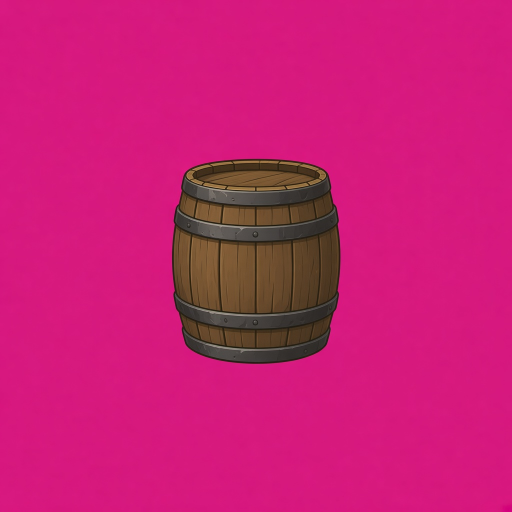
#> input picture art/barrel.jpg, 1024 x 1024 px (shown at 1/2 size); its folder holds only this picture in this run
$ python optimize-assets.py
#> lines starting #> are read from the running program, lines starting #| are printed output that depends on the picture; after the words box and inside, x2 and y2 are one past the last pixel; in counts of white or black regions, pixels touching at a corner belong together
#!/usr/bin/env python3
"""Собирает игровые ассеты из исходников art/ в assets/.

Исходники — картинки 1024×1024 на пурпурном фоне и музыка в OGG/MP3. Раньше фон вырезался в браузере
при каждом запуске забега, а игрок качал 37 МБ. Здесь то же самое делается один раз:

- спрайт: фон вырезается тем же правилом, что `keySprite` в src/modules/room/game/sprite-key.ts,
  пустые поля обрезаются (как `trimmed` в sprites.ts), картинка уменьшается и пишется в WebP
  с прозрачностью;
- текстуры пола и стен, экран меню и загрузки: только WebP без прозрачности;
- музыка: MP3 112 кбит/с. OGG Vorbis не декодируется в Safari на старых iOS.

Запуск: `npm run assets` (нужны Python 3 с Pillow и numpy, ffmpeg с libmp3lame).
Новый спрайт кладётся в art/ на пурпурном фоне, затем скрипт запускается снова.
"""

from __future__ import annotations

import shutil
import subprocess
import sys
from dataclasses import dataclass
from pathlib import Path

import numpy as np
from PIL import Image

ROOT = Path(__file__).resolve().parent.parent
SRC = ROOT / "art"
OUT = ROOT / "assets"

# Пороги совпадают с sprite-key.ts: ближе KEY_SOLID — фон, дальше KEY_EDGE — фигура, между — тающий край.
KEY_SOLID = 60
KEY_EDGE = 120
# Порог прозрачности при обрезке полей, как в trimmed() из sprites.ts.
TRIM_ALPHA = 24
WEBP_QUALITY = 82


@dataclass(frozen=True)
class Rule:
    """Как готовить картинку: вырезать фон, обрезать поля, до какой стороны уменьшить."""

    key: bool
    trim: bool
    max_side: int


# Герой, меч в руке и запасной монстр рисуются целым кадром: их поля задают посадку фигуры в клетке.
# Пути от art/.
FULL_FRAME = {"hero-rogue.jpg", "sword.jpg", "monster.jpg"}
# Плоские картинки без прозрачности: текстуры и экраны.
OPAQUE = {"dungeon-floor.jpg", "dungeon-wall.jpg", "wood-floor.jpg", "menu-depart.jpg", "loading-castle.jpg"}
# Иконки в интерфейсе мельче фигур на поле.
ICON_DIRS = {"items", "abilities", "status"}


def rule_for(path: Path) -> Rule:
    rel = path.relative_to(SRC)
    # Путь, не имя: sword.jpg в корне — меч в руке целым кадром, weapons/sword.jpg — обрезанная иконка.
    name = rel.as_posix()
    if name in OPAQUE:
        return Rule(key=False, trim=False, max_side=1280)
    if name in FULL_FRAME:
        return Rule(key=True, trim=False, max_side=512)
    if path.suffix.lower() == ".png":
        # Уже с прозрачностью (горсть золота): вырезать нечего, поля обрезаются.
        return Rule(key=False, trim=True, max_side=256)
    if rel.parts[0] in ICON_DIRS:
        return Rule(key=True, trim=True, max_side=320)
    return Rule(key=True, trim=True, max_side=448)


def key_sprite(rgba: np.ndarray) -> np.ndarray:
    """Порт keySprite: фон по цвету левого верхнего пикселя, край тает, розовый отлив снимается."""
    out = rgba.astype(np.float64)
    key = out[0, 0, :3]
    r, g, b = out[..., 0], out[..., 1], out[..., 2]
    dist = np.sqrt((r - key[0]) ** 2 + (g - key[1]) ** 2 + (b - key[2]) ** 2)
    alpha = out[..., 3]
    solid = dist < KEY_SOLID
    edge = (dist >= KEY_SOLID) & (dist < KEY_EDGE)
    alpha[solid] = 0
    alpha[edge] = np.round((dist[edge] - KEY_SOLID) / (KEY_EDGE - KEY_SOLID) * 255)
    spill = np.minimum(r, b) - g
    fix = edge & (spill > 0)
    r[fix] -= spill[fix]
    b[fix] -= spill[fix]
    return np.clip(np.round(out), 0, 255).astype(np.uint8)


def trim(rgba: np.ndarray) -> np.ndarray:
    mask = rgba[..., 3] >= TRIM_ALPHA
    if not mask.any():
        return rgba
    rows = np.flatnonzero(mask.any(axis=1))
    cols = np.flatnonzero(mask.any(axis=0))
    return rgba[rows[0] : rows[-1] + 1, cols[0] : cols[-1] + 1]


def shrink(image: Image.Image, max_side: int) -> Image.Image:
    side = max(image.size)
    if side <= max_side:
        return image
    scale = max_side / side
    size = (max(1, round(image.width * scale)), max(1, round(image.height * scale)))
    if image.mode == "RGBA":
        # Уменьшение с домноженной альфой: иначе по краям фигуры проступает вырезанный пурпур.
        return image.convert("RGBa").resize(size, Image.Resampling.LANCZOS).convert("RGBA")
    return image.resize(size, Image.Resampling.LANCZOS)


def kept_share(rgba: np.ndarray) -> float:
    return float((rgba[..., 3] > 0).mean())


def build_image(src: Path) -> tuple[Path, float | None]:
    rule = rule_for(src)
    dest = (OUT / src.relative_to(SRC)).with_suffix(".webp")
    dest.parent.mkdir(parents=True, exist_ok=True)
    with Image.open(src) as opened:
        if not rule.key and not rule.trim:
            image = shrink(opened.convert("RGB"), rule.max_side)
            image.save(dest, "WEBP", quality=WEBP_QUALITY, method=4)
            return dest, None
        rgba = np.asarray(opened.convert("RGBA"))
    share = None
    if rule.key:
        rgba = key_sprite(rgba)
        share = kept_share(rgba)
    if rule.trim:
        rgba = trim(rgba)
    image = shrink(Image.fromarray(rgba, "RGBA"), rule.max_side)
    image.save(dest, "WEBP", quality=WEBP_QUALITY, method=4, exact=False)
    return dest, share


def build_music(src: Path) -> Path:
    dest = (OUT / src.relative_to(SRC)).with_suffix(".mp3")
    dest.parent.mkdir(parents=True, exist_ok=True)
    subprocess.run(
        ["ffmpeg", "-loglevel", "error", "-y", "-i", str(src), "-vn", "-codec:a", "libmp3lame", "-b:a", "112k", str(dest)],
        check=True,
    )
    return dest


def main() -> int:
    if not SRC.is_dir():
        print(f"нет исходников: {SRC}", file=sys.stderr)
        return 1
    images = sorted(p for p in SRC.rglob("*") if p.suffix.lower() in {".jpg", ".jpeg", ".png"})
    music = sorted(p for p in (SRC / "music").glob("*") if p.suffix.lower() in {".ogg", ".mp3", ".wav"})

    # Старые результаты удаляются, чтобы переименованный исходник не оставил сироту.
    for old in OUT.rglob("*.webp"):
        old.unlink()
    music_out = OUT / "music"
    if music_out.is_dir():
        shutil.rmtree(music_out)

    lost: list[str] = []
    for src in images:
        dest, share = build_image(src)
#> in build_image, opened is the input picture: PIL image 1024x1024 RGB; mean R, G, B 200.1, 29.7, 116.7
#> in key_sprite, `key = out[0, 0, :3]`: key = [217, 26, 130]
#> in key_sprite, `r, g, b = out[..., 0], out[..., 1], out[..., 2]`:
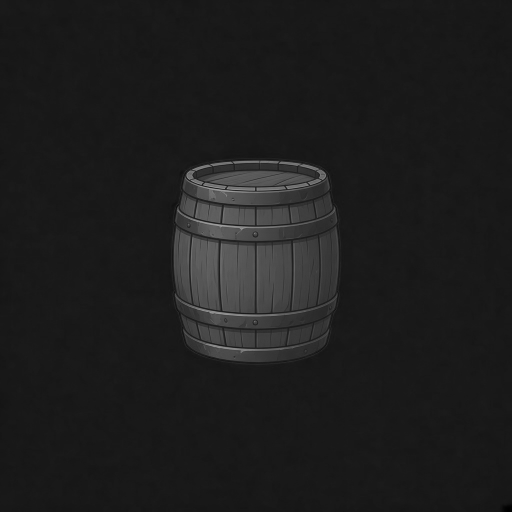
#> g: shape (1024, 1024) float64 (shown at 1/2 size); min 0, max 173, mean 29.7
#> in key_sprite, `alpha = out[..., 3]`: alpha: shape (1024, 1024) float64; every value is 255
#> in key_sprite, `solid = dist < KEY_SOLID`:
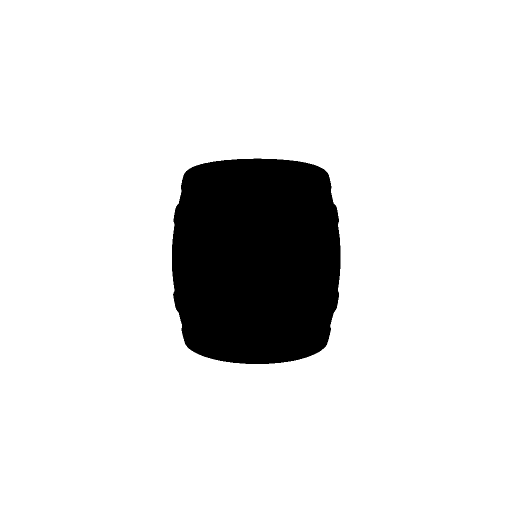
#> solid: shape (1024, 1024) bool (shown at 1/2 size); 88.2% white; 1 black region, box (x1, y1, x2, y2) and area: (344, 317, 681, 728) 123987
#> in key_sprite, `edge = (dist >= KEY_SOLID) & (dist < KEY_EDGE)`: edge: shape (1024, 1024) bool; 0.06% white in thin lines or dots, all inside (x1, y1, x2, y2) = (344, 317, 681, 728)
#> in key_sprite, `alpha[edge] = np.round((dist[edge] - KEY_SOLID) / (KEY_EDGE - KEY_SOLI..`:
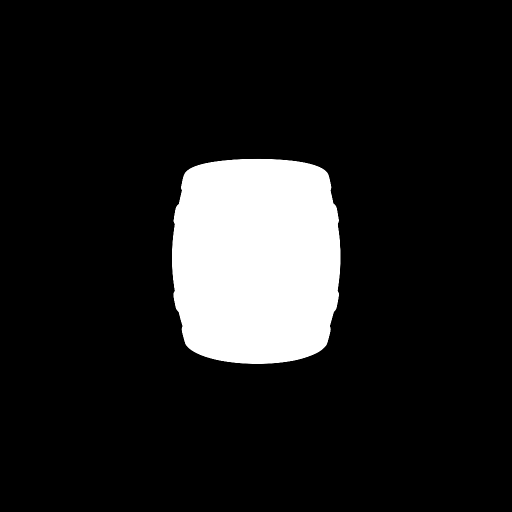
#> alpha: shape (1024, 1024) float64 (shown at 1/2 size); min 0, max 255, mean 30.1
#> in key_sprite, `r[fix] -= spill[fix]`:
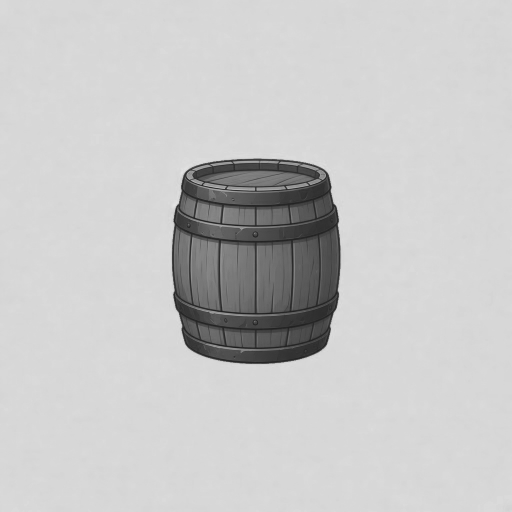
#> r: shape (1024, 1024) float64 (shown at 1/2 size); min 17, max 231, mean 200.1
#> in key_sprite, `b[fix] -= spill[fix]`:
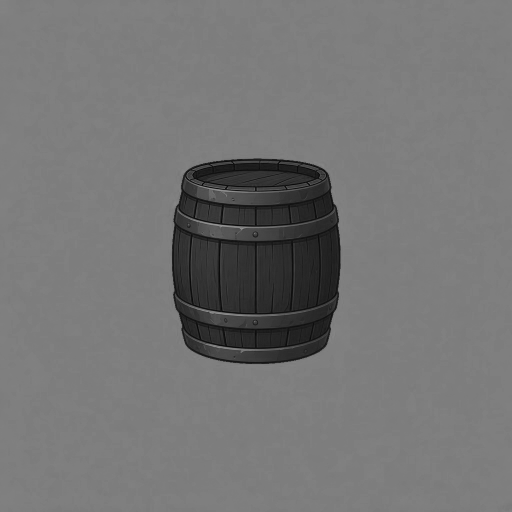
#> b: shape (1024, 1024) float64 (shown at 1/2 size); min 0, max 160, mean 116.6
#> in key_sprite, `return np.clip(np.round(out), 0, 255).astype(np.uint8)`:
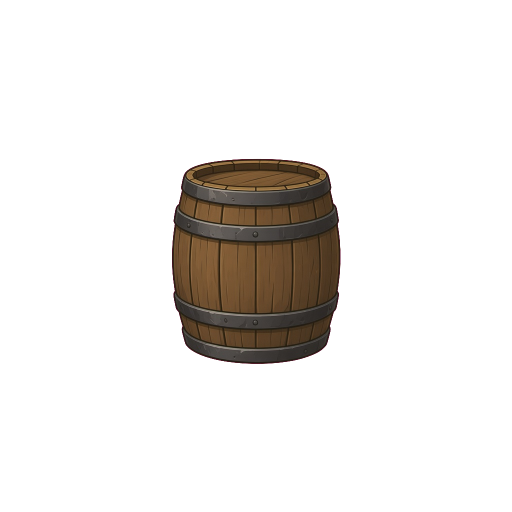
#> returned value: shape (1024, 1024, 4) (shown at 1/2 size); mean of channels 0, 1, 2, 3 200.1, 29.7, 116.6, 30.1; transparent parts drawn white
#> in build_image, `share = kept_share(rgba)`: share = 0.118
#> in trim, `mask = rgba[..., 3] >= TRIM_ALPHA`: mask: shape (1024, 1024) bool; 11.8% white; 1 white region, box (x1, y1, x2, y2) and area: (344, 318, 681, 728) 123900
#> in trim, `rows = np.flatnonzero(mask.any(axis=1))`: rows = 410 values from 318 to 727
#> in trim, `cols = np.flatnonzero(mask.any(axis=0))`: cols = 337 values from 344 to 680
#> in trim, `return rgba[rows[0] : rows[-1] + 1, cols[0] : cols[-1] + 1]`:
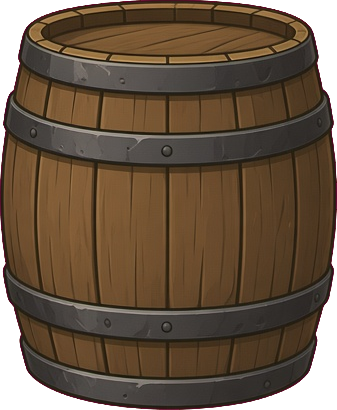
#> returned value: shape (410, 337, 4); mean of channels 0, 1, 2, 3 101.1, 63.2, 55.1, 228.2; transparent parts drawn white
#> share = 0.118
        # Фигура, которая почти целиком ушла вместе с фоном, значит неверный цвет ключа в углу.
        if share is not None and share < 0.01:
            lost.append(f"{src.relative_to(SRC)} (осталось {share:.1%})")
        print(f"{src.relative_to(SRC)} → {dest.relative_to(ROOT)} {dest.stat().st_size // 1024} КБ")
#| barrel.jpg → assets/barrel.webp 16 КБ
    for src in music:
        dest = build_music(src)
        print(f"{src.relative_to(SRC)} → {dest.relative_to(ROOT)} {dest.stat().st_size // 1024} КБ")

    if lost:
        print("Фон съел фигуру:", *lost, sep="\n  ", file=sys.stderr)
        return 1
    return 0


if __name__ == "__main__":
    sys.exit(main())
#> (the program exits here)

$ run again, on art/cobweb.jpg
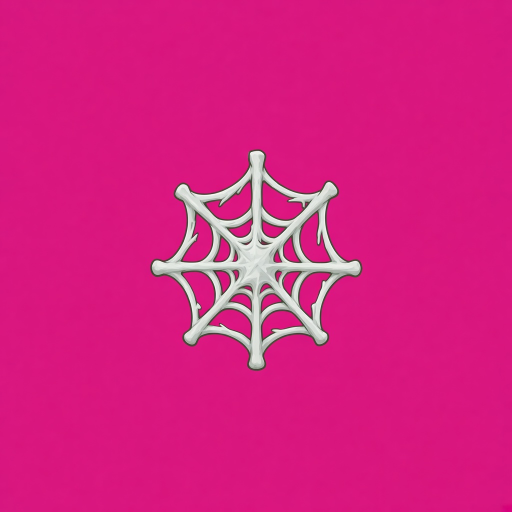
#> input picture art/cobweb.jpg, 1024 x 1024 px (shown at 1/2 size)
#> in build_image, opened is the input picture: PIL image 1024x1024 RGB; mean R, G, B 214.8, 32.6, 129.4
#> key = [216, 24, 127]
#> in key_sprite, `solid = dist < KEY_SOLID`:
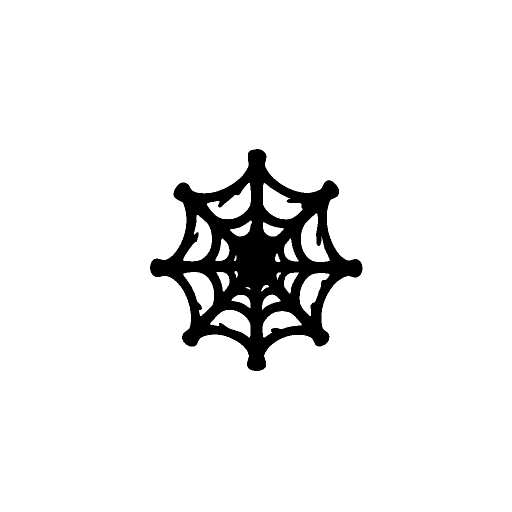
#> solid: shape (1024, 1024) bool (shown at 1/2 size); 93.2% white; 1 black region, box (x1, y1, x2, y2) and area: (300, 298, 725, 742) 71652
#> edge: shape (1024, 1024) bool; 0.41% white in thin lines or dots, all inside (x1, y1, x2, y2) = (300, 298, 725, 742)
#> in build_image, `share = kept_share(rgba)`: share = 0.0683
#> mask: shape (1024, 1024) bool; 6.8% white; 1 white region, box (x1, y1, x2, y2) and area: (300, 298, 725, 742) 71217
#> rows = 444 values from 298 to 741
#> cols = 425 values from 300 to 724
#> in trim, `return rgba[rows[0] : rows[-1] + 1, cols[0] : cols[-1] + 1]`:
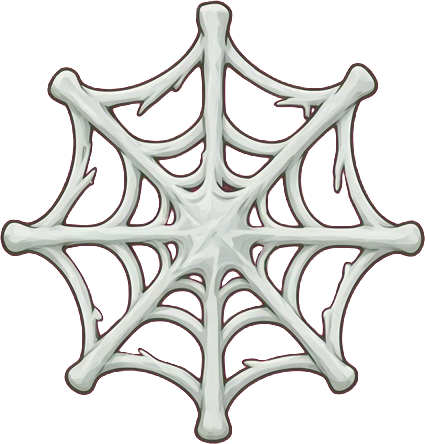
#> returned value: shape (444, 425, 4); mean of channels 0, 1, 2, 3 201.7, 80.3, 142.3, 94.1; transparent parts drawn white
#> in main, `dest, share = build_image(src)`: share = 0.0683
#| cobweb.jpg → assets/cobweb.webp 31 КБ

$ run again, on art/blood.jpg
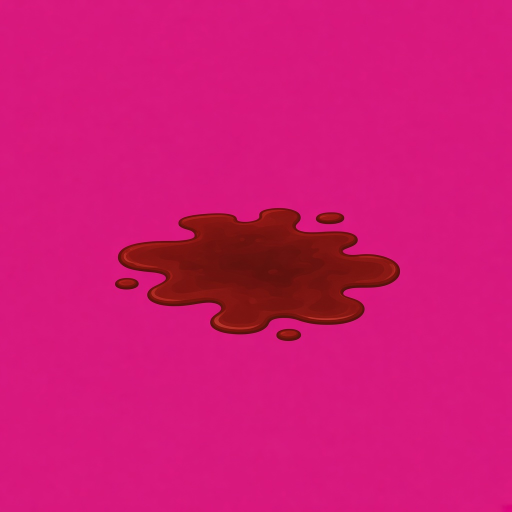
#> input picture art/blood.jpg, 1024 x 1024 px (shown at 1/2 size)
#> in build_image, opened is the input picture: PIL image 1024x1024 RGB; mean R, G, B 208.3, 24, 116.2
#> key = [220, 26, 125]
#> solid: shape (1024, 1024) bool; 91.5% white; 4 black regions, box (x1, y1, x2, y2) and area: (236, 416, 800, 669) 86163, (632, 424, 689, 448) 1112, (553, 658, 602, 682) 982, (230, 556, 278, 579) 900
#> edge: shape (1024, 1024) bool; 0.37% white; 428 white regions (411 under 20 px), largest, box (x1, y1, x2, y2) and area: (247, 486, 323, 535) 585, (428, 625, 518, 659) 513, (604, 628, 708, 640) 324
#> fix: shape (1024, 1024) bool; 0.1% white in thin lines or dots, all inside (x1, y1, x2, y2) = (230, 416, 800, 682)
#> in build_image, `share = kept_share(rgba)`: share = 0.085
#> mask: shape (1024, 1024) bool; 8.5% white; 4 white regions, box (x1, y1, x2, y2) and area: (236, 416, 800, 669) 86077, (632, 425, 689, 448) 1099, (553, 658, 602, 682) 979, (230, 556, 278, 579) 896
#> rows = 266 values from 416 to 681
#> cols = 570 values from 230 to 799
#> in trim, `return rgba[rows[0] : rows[-1] + 1, cols[0] : cols[-1] + 1]`:
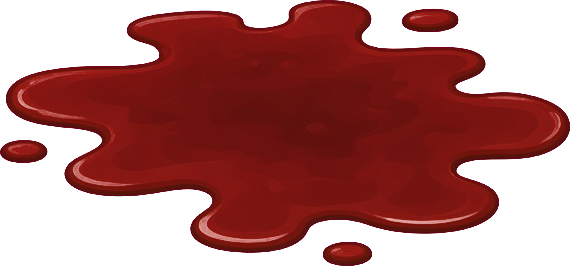
#> returned value: shape (266, 570, 4); mean of channels 0, 1, 2, 3 159.8, 22.1, 61.7, 148.1; transparent parts drawn white
#> in main, `dest, share = build_image(src)`: share = 0.085
#| blood.jpg → assets/blood.webp 15 КБ
